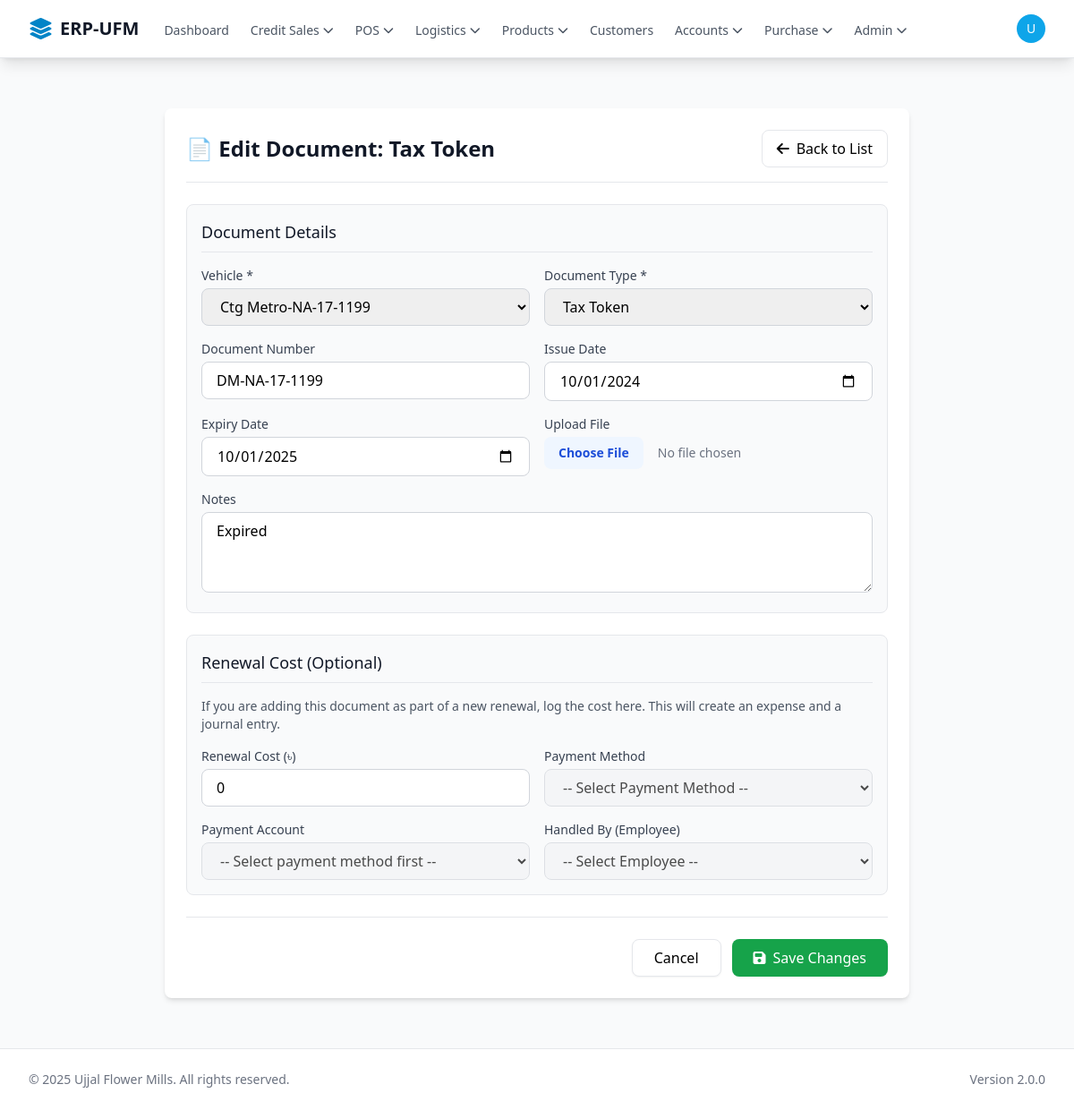
Page /logistics/vehicles/documents/manage.php?id=1 (signed in) on the committed database.
### tables this page shows
CREATE TABLE `vehicle_documents` (
  `id` int(11) NOT NULL,
  `vehicle_id` int(11) NOT NULL,
  `document_type` varchar(100) NOT NULL,
  `document_number` varchar(100) DEFAULT NULL,
  `issue_date` date DEFAULT NULL,
  `expiry_date` date DEFAULT NULL,
  `file_path` varchar(255) DEFAULT NULL,
  `notes` text DEFAULT NULL,
  `created_at` timestamp NULL DEFAULT current_timestamp()
);

CREATE TABLE `vehicles` (
  `id` int(11) NOT NULL,
  `vehicle_number` varchar(50) NOT NULL,
  `vehicle_type` enum('Own','Rented') NOT NULL DEFAULT 'Own',
  `category` enum('Truck','Van','Pickup','Motorcycle','Other') DEFAULT 'Truck',
  `capacity_kg` decimal(10,2) DEFAULT 0.00,
  `fuel_type` enum('Diesel','Petrol','CNG','Electric') DEFAULT 'Diesel',
  `make` varchar(100) DEFAULT NULL,
  `model` varchar(100) DEFAULT NULL,
  `year` int(11) DEFAULT NULL,
  `status` enum('Active','Maintenance','Inactive') DEFAULT 'Active',
  `ownership_status` enum('Owned','Leased','Rented') DEFAULT 'Owned',
  `assigned_branch_id` bigint(20) UNSIGNED DEFAULT NULL,
  `rental_rate_per_day` decimal(10,2) DEFAULT NULL,
  `rental_start_date` date DEFAULT NULL,
  `rental_end_date` date DEFAULT NULL,
  `rental_vendor_name` varchar(255) DEFAULT NULL,
  `rental_vendor_phone` varchar(20) DEFAULT NULL,
  `purchase_date` date DEFAULT NULL,
  `purchase_price` decimal(12,2) DEFAULT NULL,
  `current_mileage` decimal(10,2) DEFAULT 0.00,
  `next_service_due_date` date DEFAULT NULL,
  `next_service_due_mileage` decimal(10,2) DEFAULT NULL,
  `notes` text DEFAULT NULL,
  `created_at` timestamp NULL DEFAULT current_timestamp(),
  `updated_at` timestamp NULL DEFAULT current_timestamp() ON UPDATE current_timestamp()
);

### core/init.php (called while the page is built, shortened)
<?php
spl_autoload_register(function ($class) {
    $class_file = __DIR__ . '/classes/' . $class . '.php';
});
$db = Database::getInstance();

### core/classes/Database.php (called while the page is built, shortened)
<?php
class Database
{
    private static $_instance = null;
    private $_pdo,
            $_query,
            $_error = false,
            $_results,
            $_count = 0;
    private function __construct()
    {
        try {
            $options = [
                PDO::ATTR_PERSISTENT => true,
                PDO::ATTR_ERRMODE => PDO::ERRMODE_EXCEPTION,
                PDO::ATTR_DEFAULT_FETCH_MODE => PDO::FETCH_OBJ,
                PDO::MYSQL_ATTR_INIT_COMMAND => "SET NAMES utf8mb4 COLLATE utf8mb4_unicode_ci"
            ];
            $this->_pdo = new PDO('mysql:host=' . DB_HOST . ';dbname=' . DB_NAME . ';charset=utf8mb4', DB_USER, DB_PASS, $options);
        } catch (PDOException $e) {
            error_log("Database Connection Error: " . $e->getMessage());
            die("Database connection failed. Please check logs or contact support.");
        }
    }
    public static function getInstance()
    {
        if (!isset(self::$_instance)) {
            self::$_instance = new Database();
        }
        return self::$_instance;
    }
    public function query($sql, $params = [])
    {
        $this->_results = [];
        try {
            $this->_query = $this->_pdo->prepare($sql);
            $success = $this->_query->execute($params);
            if ($success) {
                if (stripos(trim($sql), 'SELECT') === 0) {
                    $this->_results = $this->_query->fetchAll(PDO::FETCH_OBJ);
                } else {
                    $this->_count = $this->_query->rowCount();
                }
            }
        } catch (PDOException $e) {
            $this->_error = true;
            error_log("SQL Error [{$e->getCode()}]: {$e->getMessage()} in query: $sql | Params: " . print_r($params, true));
        }
        return $this;
    }
    public function results()
    {
        return $this->_results;
    }
    public function first()
    {
        return $this->_results[0] ?? null;
    }
}
?>

### logistics/vehicles/documents/manage.php (the view, shortened to what this page needs)
<?php
require_once '../../../core/init.php';
global $db;
$pageTitle = 'Add Document';
$edit_mode = false;
$doc = null;
$brta_doc_types = [
    'Registration Certificate',
    'Tax Token',
    'Fitness Certificate',
    'Route Permit',
    'Insurance Certificate',
    'CNG Certificate',
    'Other'
];
if (isset($_GET['id'])) {
    $edit_mode = true;
    $doc_id = (int)$_GET['id'];
    $doc = $db->query("SELECT * FROM vehicle_documents WHERE id = ?", [$doc_id])->first();
    if ($doc) {
        $pageTitle = 'Edit Document: ' . htmlspecialchars($doc->document_type);
    } else {
        $_SESSION['error_flash'] = 'Document not found.';
        header('Location: index.php');
        exit();
    }
}
$vehicles = $db->query("SELECT id, vehicle_number FROM vehicles WHERE status = 'Active' ORDER BY vehicle_number")->results();
require_once '../../../templates/header.php';
?>
<div class="max-w-4xl mx-auto px-4 sm:px-6 lg:px-8 py-6">
<div class="bg-white rounded-lg shadow-md p-6">
    <div class="flex justify-between items-center mb-6 border-b pb-4">
        <h1 class="text-2xl font-bold text-gray-900">📄 <?php echo $pageTitle; ?></h1>
        <a href="index.php" class="px-4 py-2 border rounded-lg hover:bg-gray-50">
            <i class="fas fa-arrow-left mr-2"></i>Back to List
        </a>
    </div>
    <form method="POST" class="space-y-6" enctype="multipart/form-data">
        <div class="bg-gray-50 p-4 rounded-lg border">
            <h3 class="text-lg font-medium text-gray-900 mb-4 border-b pb-2">Document Details</h3>
            <div class="grid grid-cols-1 md:grid-cols-2 gap-4">
                <div>
                    <label class="block text-sm font-medium text-gray-700 mb-1">Vehicle *</label>
                    <select name="vehicle_id" required class="w-full px-4 py-2 border border-gray-300 rounded-lg focus:ring-2 focus:ring-blue-500">
                        <?php foreach ($vehicles as $vehicle): ?>
                        <option value="<?php echo $vehicle->id; ?>" <?php echo ($doc && $doc->vehicle_id == $vehicle->id) ? 'selected' : ''; ?>>
                            <?php echo htmlspecialchars($vehicle->vehicle_number); ?>
                        </option>
                        <?php endforeach; ?>
                    </select>
                </div>
                <div>
                    <label class="block text-sm font-medium text-gray-700 mb-1">Document Type *</label>
                    <select name="document_type" required class="w-full px-4 py-2 border border-gray-300 rounded-lg focus:ring-2 focus:ring-blue-500">
                        <?php foreach ($brta_doc_types as $type): ?>
                        <option value="<?php echo $type; ?>" <?php echo ($doc && $doc->document_type == $type) ? 'selected' : ''; ?>>
                            <?php echo $type; ?>
                        </option>
                        <?php endforeach; ?>
                    </select>
                </div>
                <div>
                    <label class="block text-sm font-medium text-gray-700 mb-1">Document Number</label>
                    <input type="text" name="document_number" value="<?php echo htmlspecialchars($doc->document_number ?? ''); ?>"
                           class="w-full px-4 py-2 border border-gray-300 rounded-lg focus:ring-2 focus:ring-blue-500"
                           placeholder="e.g., DM-GHA-123456">
                </div>
                <div>
                    <label class="block text-sm font-medium text-gray-700 mb-1">Issue Date</label>
                    <input type="date" name="issue_date" value="<?php echo htmlspecialchars($doc->issue_date ?? ''); ?>"
                           class="w-full px-4 py-2 border border-gray-300 rounded-lg focus:ring-2 focus:ring-blue-500">
                </div>
                <div>
                    <label class="block text-sm font-medium text-gray-700 mb-1">Expiry Date</label>
                    <input type="date" name="expiry_date" value="<?php echo htmlspecialchars($doc->expiry_date ?? ''); ?>"
                           class="w-full px-4 py-2 border border-gray-300 rounded-lg focus:ring-2 focus:ring-blue-500">
                </div>
                <div>
                    <label class="block text-sm font-medium text-gray-700 mb-1">Upload File</label>
                    <input type="file" name="document_file" class="w-full text-sm text-gray-500 file:mr-4 file:py-2 file:px-4 file:rounded-lg file:border-0 file:text-sm file:font-semibold file:bg-blue-50 file:text-blue-700 hover:file:bg-blue-100">
                </div>
                <div class="md:col-span-2">
                    <label class="block text-sm font-medium text-gray-700 mb-1">Notes</label>
                    <textarea name="notes" rows="3" class="w-full px-4 py-2 border border-gray-300 rounded-lg focus:ring-2 focus:ring-blue-500"
                              placeholder="Any notes about this document..."><?php echo htmlspecialchars($doc->notes ?? ''); ?></textarea>
                </div>
            </div>
        </div>
        <div class="bg-gray-50 p-4 rounded-lg border" x-data="{ cost: <?php echo ($doc->cost ?? 0); ?> }">
            <h3 class="text-lg font-medium text-gray-900 mb-4 border-b pb-2">Renewal Cost (Optional)</h3>
            <p class="text-sm text-gray-600 mb-4">If you are adding this document as part of a new renewal, log the cost here. This will create an expense and a journal entry.</p>
            <div class="grid grid-cols-1 md:grid-cols-2 gap-4">
                <div>
                    <label class="block text-sm font-medium text-gray-700 mb-1">Renewal Cost (৳)</label>
                    <input type="number" step="0.01" name="renewal_cost" x-model.number="cost"
                           class="w-full px-4 py-2 border border-gray-300 rounded-lg focus:ring-2 focus:ring-blue-500"
                           placeholder="0.00">
                </div>
                <div>
                    <label class="block text-sm font-medium text-gray-700 mb-1">Payment Method</label>
                    <select name="payment_method" id="payment_method" x-bind:disabled="cost <= 0"
                            class="w-full px-4 py-2 border border-gray-300 rounded-lg focus:ring-2 focus:ring-blue-500 disabled:bg-gray-100"
                            onchange="updateAccountDropdown()">
                        <option value="">-- Select Payment Method --</option>
                    </select>
                </div>
                <div>
                    <label class="block text-sm font-medium text-gray-700 mb-1">Payment Account</label>
                    <select name="account_id" id="account_id" x-bind:disabled="cost <= 0"
                            class="w-full px-4 py-2 border border-gray-300 rounded-lg focus:ring-2 focus:ring-blue-500 disabled:bg-gray-100">
                        <option value="">-- Select payment method first --</option>
                    </select>
                </div>
                <div>
                    <label class="block text-sm font-medium text-gray-700 mb-1">Handled By (Employee)</label>
                    <select name="handled_by_employee_id" x-bind:disabled="cost <= 0"
                            class="w-full px-4 py-2 border border-gray-300 rounded-lg focus:ring-2 focus:ring-blue-500 disabled:bg-gray-100">
                        <option value="">-- Select Employee --</option>
                    </select>
                </div>
            </div>
        </div>
        <div class="flex justify-end gap-3 pt-6 border-t mt-6">
            <a href="index.php" class="px-6 py-2 border rounded-lg hover:bg-gray-50 bg-white shadow-sm">
                Cancel
            </a>
            <button type="submit" class="px-6 py-2 bg-green-600 text-white rounded-lg hover:bg-green-700 font-medium shadow-sm">
                <i class="fas fa-save mr-2"></i><?php echo $edit_mode ? 'Save Changes' : 'Save Document'; ?>
            </button>
        </div>
    </form>
</div>
</div>
<?php require_once '../../../templates/footer.php'; ?>

### rows in the picture
vehicle_documents: document_type "Edit Document: Tax Token", vehicle_id "Ctg Metro-NA-17-1199", document_type "Tax Token", document_number "DM-NA-17-1199", issue_date "10/01/2024", expiry_date "10/01/2025", notes "Expired"

### other values in the picture
APP_NAME "ERP-UFM"
substr($currentUser['display_name'] ?? 'U', 0, 1) "U"
APP_VERSION "2.0.0"
